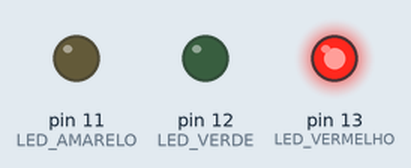
Simulated run of this sketch. Board: Arduino Uno, built with avr-gcc and run on an emulated ATmega328P. Shown: output pins drawn as LEDs (lit = HIGH).

Above: at 5.0 s.
At 15.0 s:
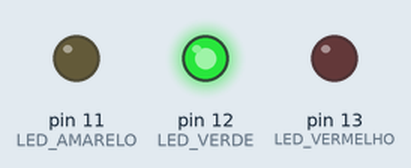
At 21.0 s:
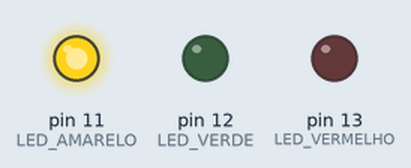
Timing chart, 0 to 28.6 s (numbered marks = the images above):
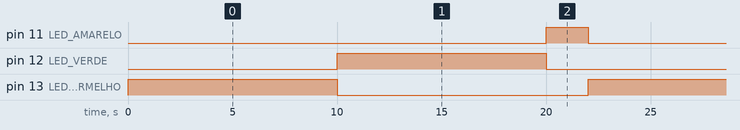

Measured:
- by itself, pin 11 (LED_AMARELO): alternates HIGH for 2.0 s and LOW for 20.0 s
- by itself, pin 12 (LED_VERDE), pin 13 (LED_VERMELHO): alternates HIGH for 10.0 s and LOW for 12.0 s
- by itself, everything shown: repeats every 22.0 s, in 4 steps

The sketch:

atividade_1_sem_faro_de_tr_nsito1.ino
```cpp
// C++ code
//
#define LED_VERMELHO 13
#define LED_VERDE 12
#define LED_AMARELO 11


void setup()
{
    pinMode(LED_VERMELHO, OUTPUT);
    pinMode(LED_VERDE, OUTPUT);
    pinMode(LED_AMARELO, OUTPUT);

}

void loop()
{
  digitalWrite(LED_VERMELHO, HIGH);
  delay(10000); // Wait for 10000 millisecond(s)
  digitalWrite(LED_VERMELHO, LOW);


  digitalWrite(LED_VERDE, HIGH);
  delay(10000); // Wait for 10000 millisecond(s)
  digitalWrite(LED_VERDE, LOW);


  digitalWrite(LED_AMARELO, HIGH);
  delay(2000); // Wait for 2000 millisecond(s)
  digitalWrite(LED_AMARELO, LOW);

}
```
